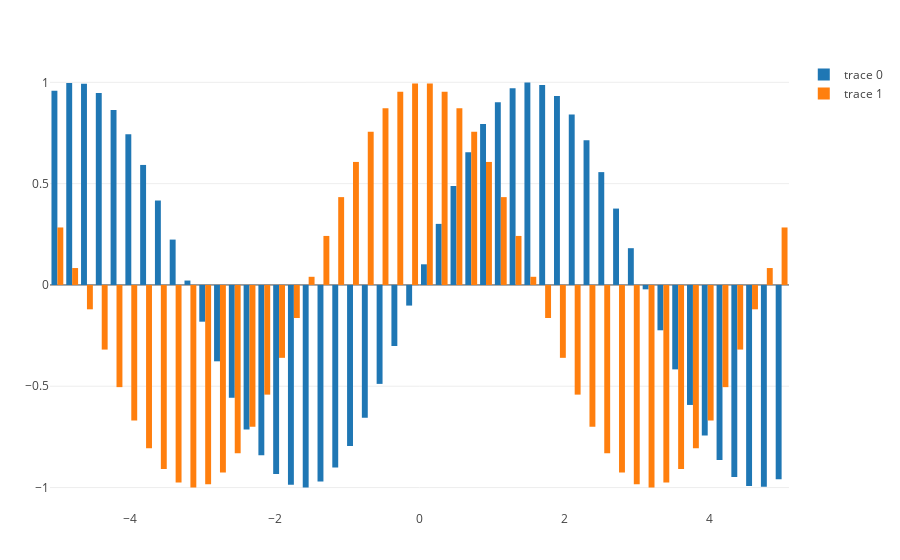

This figure's notebook cell:
### Code cell
# columns become traces
plot(x, [y1 y2], kind = "bar")
